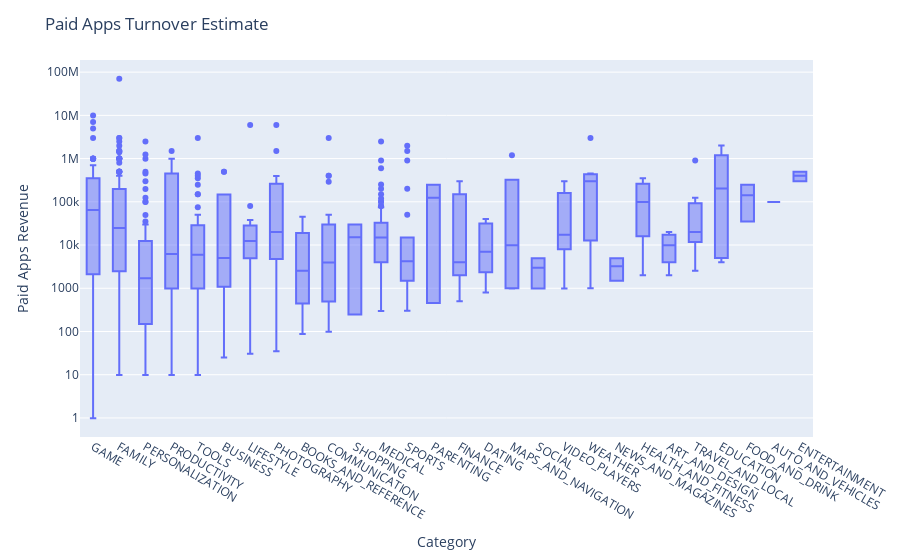

Notebook source saved alongside this figure:
### Markdown cell above
# Plotly Box Plots: Paid Apps Turnover estimates

### Code cell
df = df_apps_paid
fig = px.box(df, x="Category", y="Revenue_Estimate")
fig.update_layout(title="Paid Apps Turnover Estimate",yaxis_title="Paid Apps Revenue",yaxis=dict(type='log'))
fig.update_xaxes(categoryorder='min ascending')
fig.show()

### Figure 1 — Plotly figure (JSON) as saved in the notebook; plotly's stock layout.template omitted (floating-point values rounded to 4 significant figures; data arrays with more than 128 entries replaced by an {"elided": "..."} marker saying what was removed)
{"data": [{"alignmentgroup": "True", "hovertemplate": "Category=%{x}<br>Revenue_Estimate=%{y}<extra></extra>", "legendgroup": "", "marker": {"color": "#636efa"}, "name": "", "notched": false, "offsetgroup": "", "orientation": "v", "showlegend": false, "type": "box", "x": {"elided": "589 str values"}, "x0": " ", "xaxis": "x", "y": {"elided": "589 float values"}, "y0": " ", "yaxis": "y"}], "layout": {"boxmode": "group", "legend": {"tracegroupgap": 0}, "margin": {"t": 60}, "title": {"text": "Paid Apps Turnover Estimate"}, "xaxis": {"anchor": "y", "categoryorder": "min ascending", "domain": [0, 1], "title": {"text": "Category"}}, "yaxis": {"anchor": "x", "domain": [0, 1], "title": {"text": "Paid Apps Revenue"}, "type": "log"}}}
